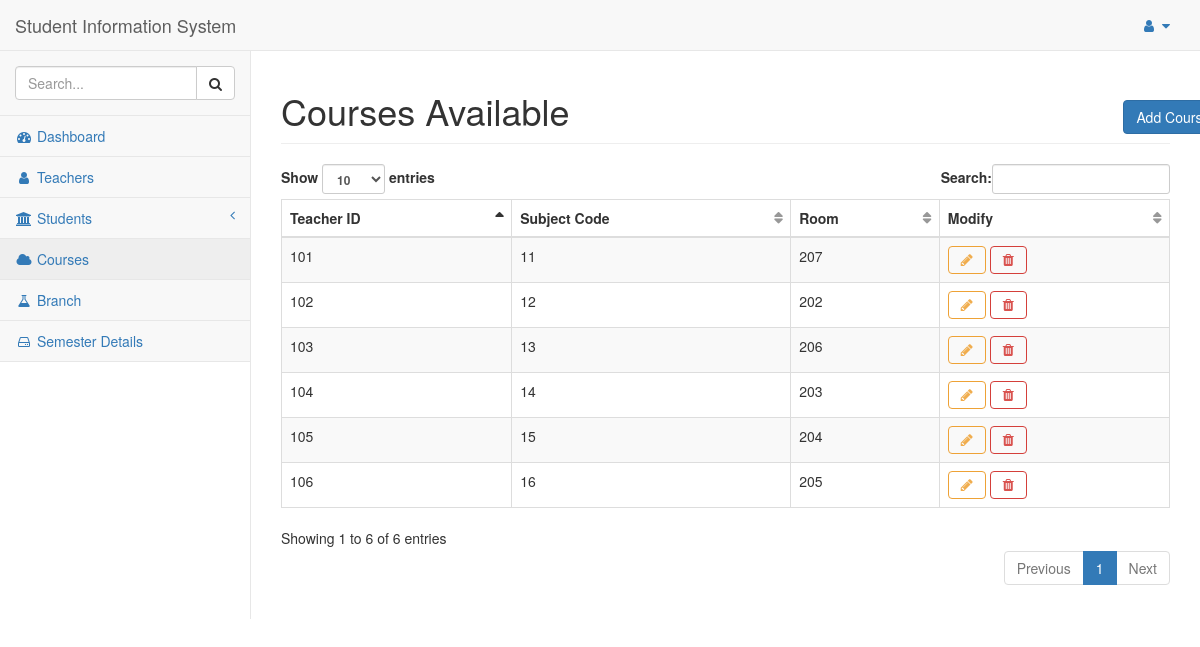
Page /courses (signed in) on the committed database.
### tables this page shows
CREATE TABLE "Courses"
(
 teacher_id integer NOT NULL ,
 sub_code   integer NOT NULL ,
 Room       integer NOT NULL ,
PRIMARY KEY (teacher_id, sub_code),
FOREIGN KEY (teacher_id, sub_code) REFERENCES Teacher (teacher_id, sub_code) ON DELETE CASCADE ON UPDATE CASCADE
);

### flaskapp.py (the view)
@app.route("/courses")
def courses():
    global ID
    if not session.get('logged_in'):
        return login()
    else:
        entry_list = query_db("SELECT * FROM Courses", [])
        return render_template("courses.html", id=ID,
                               entry_list=entry_list)

### flaskapp.py (called while the page is built)
def get_db():
    db = getattr(g, '_database', None)
    if db is None:
        db = g._database = sqlite3.connect(DATABASE)
        db.create_function('avg', 3, average)
        db.row_factory = sqlite3.Row
    return db

def query_db(query: object, args: object,
             one: object = False) -> object:
    cur = get_db().execute(query, args)
    rv = cur.fetchall()
    cur.close()
    return (rv[0] if rv else None) if one else rv

@app.teardown_appcontext
def close_connection(exception):
    db = getattr(g, '_database', None)
    if db is not None:
        db.close()

### templates/courses.html
{% extends "base.html" %}
{% block title %}
  <div class="row">
    <div class="col-lg-11">
      Courses Available
    </div>
    <div class="col-lg-1">
      <button class="btn btn-primary btn-xl"  onclick="window.location.href='/add/courses'">Add Courses</button>
    </div>
  </div>
{% endblock %}
{% block content %}
  <table class="table table-striped table-bordered table-hover dataTables no-footer dtr-inline collapsed" style="width: 100%;" id="dataTables">
    <thead>
      <tr>
        <th scope="col">Teacher ID</th>
        <th scope="col">Subject Code</th>
        <th scope="col">Room</th>
        <th scope="col">Modify</th>
      </tr>
    </thead>
    {% for entry in entry_list: %}
      <tr>
        <td>{{ entry['teacher_id'] }}</td>
        <td>{{ entry['sub_code'] }}</td>
        <td>{{ entry['Room'] }}</td>
        <td>
          <button type="button" class="btn btn-outline btn-warning fa fa-pencil" onclick="window.location.href='/modify/courses/{{ entry['teacher_id'] }}/{{ entry['sub_code'] }}'"></button>
          <button type="button" class="btn btn-outline btn-danger fa fa-trash" onclick="window.location.href='/delete/courses/{{ entry['teacher_id'] }}/{{ entry['sub_code'] }}'"></button>
        </td>
      </tr>
    {% endfor %}
  </table>
{% endblock content %}

### rows in the picture
Courses: teacher_id "101", sub_code "11", Room "207"
Courses: teacher_id "102", sub_code "12", Room "202"
Courses: teacher_id "103", sub_code "13", Room "206"
Courses: teacher_id "104", sub_code "14", Room "203"
Courses: teacher_id "105", sub_code "15", Room "204"
Courses: teacher_id "106", sub_code "16", Room "205"
